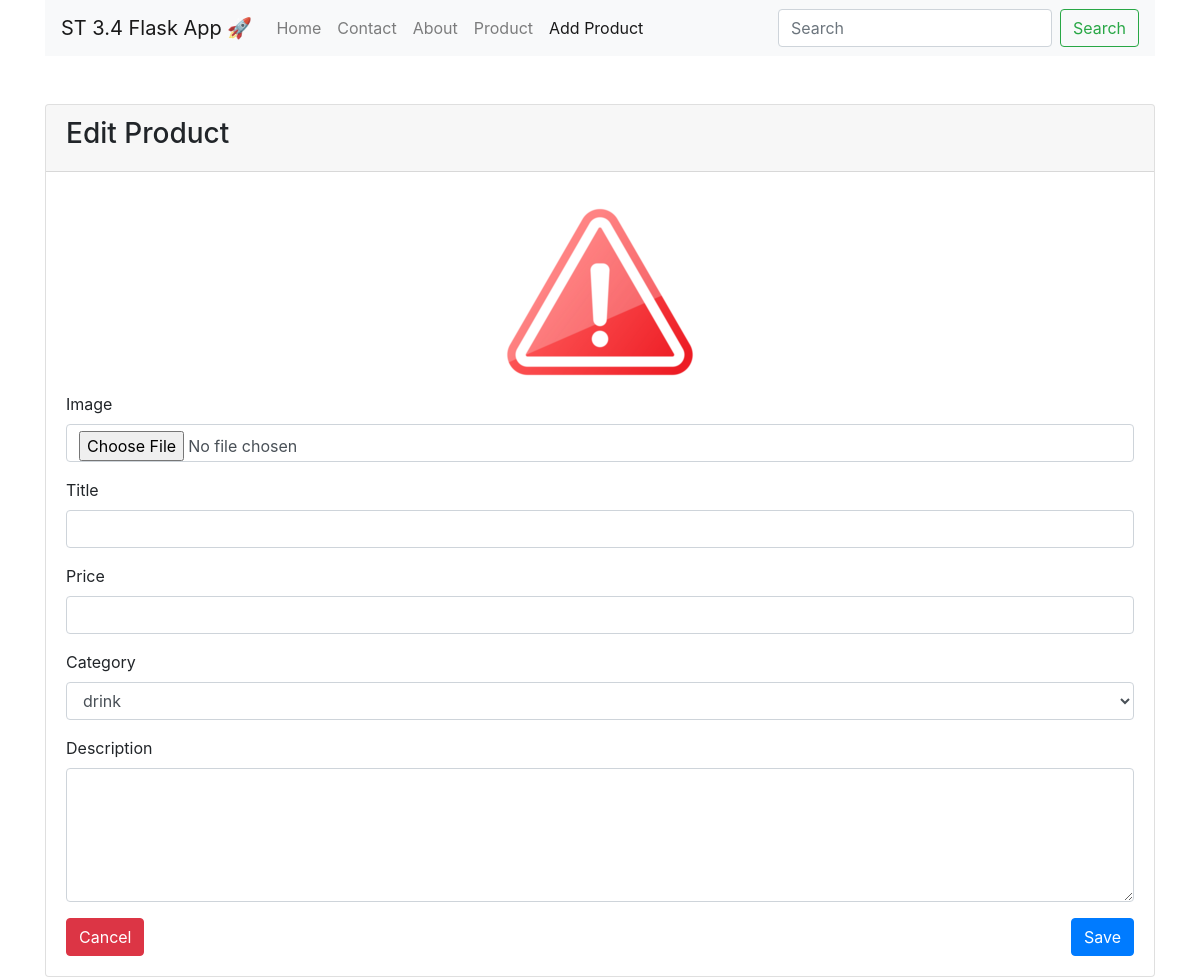
Page /edit_product?id=1062 on the earlier database version.
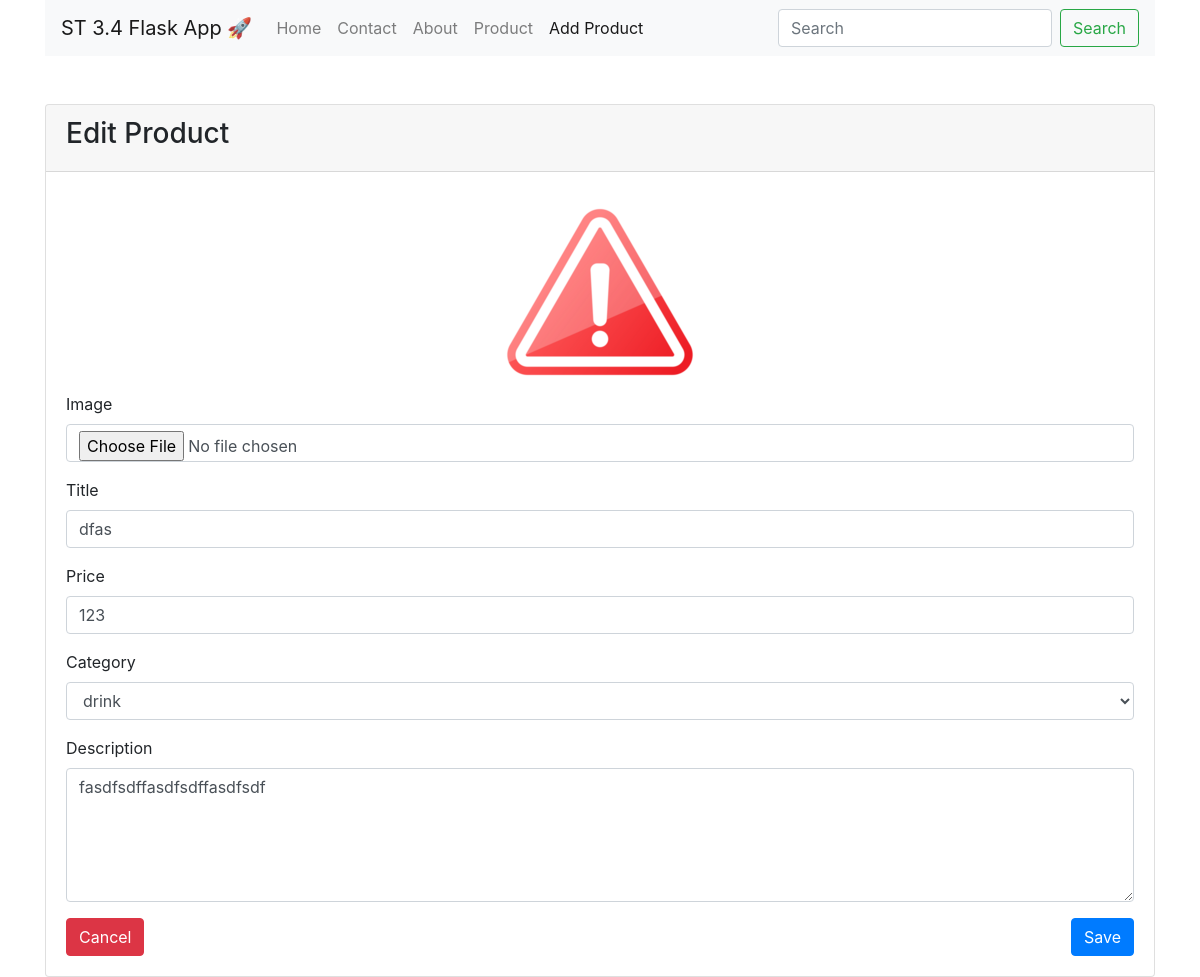
Same page on the later database version.
### tables this page shows
CREATE TABLE "product" (
  "id" INTEGER NOT NULL PRIMARY KEY AUTOINCREMENT,
  "title" TEXT,
  "cost" NUMBER,
  "price" NUMBER,
  "category" TEXT,
  "description" TEXT,
  "image" TEXT
);

### app.py (the view)
@app.get('/edit_product')
def edit_product():
    product_id = request.args.get('id')
    row = conn.execute("""SELECT * FROM product where id =?""", (product_id,))
    product = {}
    for item in row:
        image = ''
        if item[6] == None:
            image = 'no_image'
        else:
            image = item[6]
        product ={
                'id': item[0],
                'title': item[1],
                'cost': item[2],
                'price': item[3],
                'category': item[4],
                'description': item[5],
                'image': image,
            }
    return render_template('edit_product.html', product=product, module='add_product')

### templates/edit_product.html (shortened to what this page needs)
<!DOCTYPE html>
<html lang="en">
<head>
    {% include "header_style.html" %}
</head>
<body>
<div class="container">
    <div class="row">
        <div class="col-md-12">
            {% include "navbar.html" %}
        </div>
        <div class="col-md-12 mt-5">
            <div class="card">
                <div class="card-header">
                    <h3>Edit Product</h3>
                </div>
                <div class="card-body">
                    <form action="{{ url_for('update') }}" method="post" name="editProductForm"
                          enctype="multipart/form-data">
                        <div class="form-group">
                            <div style="text-align: center;">
                                {% if product['image'] != 'no_image' %}
                                    <img id="thumbnail"
                                         style="
                                         max-width: 100%"
                                         src="/static/image/crop/{{ product['image'] }}"
                                         onerror="this.src='/static/image/image_error.png';"
                                         alt="image"
                                    >
                                {% endif %}
                            </div>
                            <label for="file">Image</label>
                            <input
                                    type="file"
                                    accept="image/*"
                                    class="form-control"
                                    id="file"
                                    name="file"
                                    onchange="showMyImage(this)"
                            >
                        </div>
                        <div class="form-group">
                            <label for="title">Title</label>
                            <input required value="{{ product['title'] }}" type="text" class="form-control" id="title"
                                   name="title" autocomplete="off">
                        </div>
                        <div class="form-group">
                            <label for="price">Price</label>
                            <input required value="{{ product['price'] }}" type="number" class="form-control" id="price"
                                   name="price" autocomplete="off">
                        </div>
                        <div class="form-group">
                            <label for="category">Category</label>
                            <select required class="form-control" id="category" name="category">
                                <option {{ 'selected' if product['category']=='drink' else '' }} value="drink">drink
                                </option>
                            </select>
                        </div>
                        <div class="form-group">
                            <label for="description">Description</label>
                            <textarea required
                                    class="form-control" id="description" name="description"
                                    rows="5"
                            >{{ product['description'] }}</textarea>
                        </div>
                        <button onclick="window.location.href='/product'" type="reset" class="btn btn-danger">Cancel
                        </button>
                        <button type="submit" class="btn btn-primary float-right">Save</button>
                    </form>
                </div>
            </div>
        </div>
    </div>
</div>
</body>
</html>

Differences in the rows shown:
added product: title "dfas", price "123", description "fasdfsdffasdfsdffasdfsdf"
